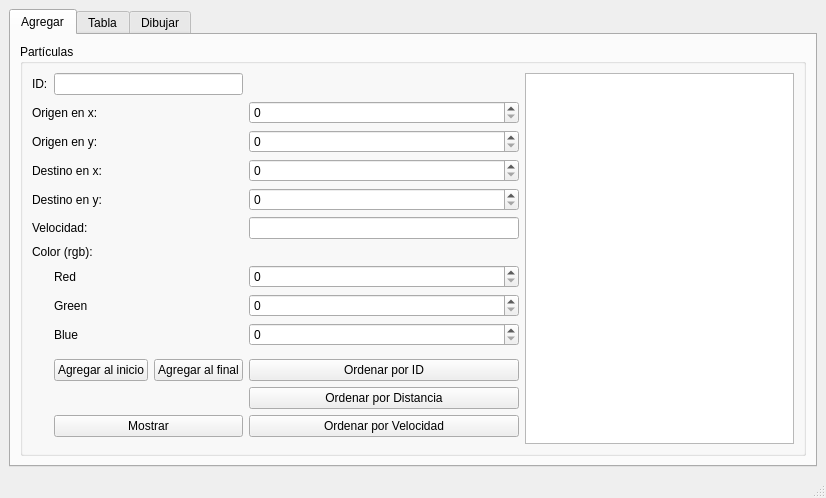
<?xml version="1.0" encoding="UTF-8"?>
<ui version="4.0">
 <class>MainWindow</class>
 <widget class="QMainWindow" name="MainWindow">
  <property name="geometry">
   <rect>
    <x>0</x>
    <y>0</y>
    <width>826</width>
    <height>456</height>
   </rect>
  </property>
  <property name="windowTitle">
   <string>Capturador de partículas</string>
  </property>
  <widget class="QWidget" name="centralwidget">
   <layout class="QGridLayout" name="gridLayout_3">
    <item row="0" column="0">
     <widget class="QTabWidget" name="tabWidget">
      <property name="currentIndex">
       <number>0</number>
      </property>
      <widget class="QWidget" name="tab">
       <attribute name="title">
        <string>Agregar</string>
       </attribute>
       <layout class="QGridLayout" name="gridLayout_2">
        <item row="0" column="0">
         <widget class="QGroupBox" name="groupBox_2">
          <property name="title">
           <string>Partículas</string>
          </property>
          <layout class="QGridLayout" name="gridLayout">
           <item row="0" column="4" rowspan="15">
            <widget class="QPlainTextEdit" name="plainTextEdit"/>
           </item>
           <item row="4" column="3">
            <widget class="QSpinBox" name="spinBox_11">
             <property name="maximum">
              <number>500</number>
             </property>
            </widget>
           </item>
           <item row="1" column="3">
            <widget class="QSpinBox" name="spinBox_13">
             <property name="maximum">
              <number>500</number>
             </property>
            </widget>
           </item>
           <item row="6" column="0" colspan="2">
            <widget class="QLabel" name="label_26">
             <property name="text">
              <string>Color (rgb):</string>
             </property>
            </widget>
           </item>
           <item row="2" column="3">
            <widget class="QSpinBox" name="spinBox_16">
             <property name="maximum">
              <number>500</number>
             </property>
            </widget>
           </item>
           <item row="8" column="1">
            <widget class="QLabel" name="label_24">
             <property name="text">
              <string>Green</string>
             </property>
            </widget>
           </item>
           <item row="3" column="0" colspan="2">
            <widget class="QLabel" name="label_27">
             <property name="text">
              <string>Destino en x:</string>
             </property>
            </widget>
           </item>
           <item row="7" column="1">
            <widget class="QLabel" name="label_22">
             <property name="text">
              <string>Red</string>
             </property>
            </widget>
           </item>
           <item row="0" column="0">
            <widget class="QLabel" name="label_23">
             <property name="text">
              <string>ID:</string>
             </property>
            </widget>
           </item>
           <item row="5" column="3">
            <widget class="QLineEdit" name="lineEdit"/>
           </item>
           <item row="8" column="3">
            <widget class="QSpinBox" name="spinBox_10">
             <property name="maximum">
              <number>255</number>
             </property>
            </widget>
           </item>
           <item row="2" column="0" colspan="2">
            <widget class="QLabel" name="label_29">
             <property name="text">
              <string>Origen en y:</string>
             </property>
            </widget>
           </item>
           <item row="1" column="0" colspan="2">
            <widget class="QLabel" name="label_21">
             <property name="text">
              <string>Origen en x:</string>
             </property>
            </widget>
           </item>
           <item row="5" column="0" colspan="2">
            <widget class="QLabel" name="label_30">
             <property name="text">
              <string>Velocidad:</string>
             </property>
            </widget>
           </item>
           <item row="9" column="3">
            <widget class="QSpinBox" name="spinBox_14">
             <property name="maximum">
              <number>255</number>
             </property>
            </widget>
           </item>
           <item row="4" column="0" colspan="2">
            <widget class="QLabel" name="label_25">
             <property name="text">
              <string>Destino en y:</string>
             </property>
            </widget>
           </item>
           <item row="3" column="3">
            <widget class="QSpinBox" name="spinBox_15">
             <property name="maximum">
              <number>500</number>
             </property>
            </widget>
           </item>
           <item row="0" column="1" colspan="2">
            <widget class="QLineEdit" name="lineEdit_2"/>
           </item>
           <item row="9" column="1">
            <widget class="QLabel" name="label_28">
             <property name="text">
              <string>Blue</string>
             </property>
            </widget>
           </item>
           <item row="7" column="3">
            <widget class="QSpinBox" name="spinBox_9">
             <property name="maximum">
              <number>255</number>
             </property>
            </widget>
           </item>
           <item row="11" column="3">
            <widget class="QPushButton" name="ordenar_id_pushButton">
             <property name="text">
              <string>Ordenar por ID</string>
             </property>
            </widget>
           </item>
           <item row="12" column="3">
            <widget class="QPushButton" name="ordenar_distancia_pushButton">
             <property name="text">
              <string>Ordenar por Distancia</string>
             </property>
            </widget>
           </item>
           <item row="13" column="3">
            <widget class="QPushButton" name="ordenar_velocidad_pushButton">
             <property name="text">
              <string>Ordenar por Velocidad</string>
             </property>
            </widget>
           </item>
           <item row="11" column="2">
            <widget class="QPushButton" name="pushButton">
             <property name="text">
              <string>Agregar al final</string>
             </property>
            </widget>
           </item>
           <item row="11" column="1">
            <widget class="QPushButton" name="pushButton_3">
             <property name="text">
              <string>Agregar al inicio</string>
             </property>
            </widget>
           </item>
           <item row="13" column="1" colspan="2">
            <widget class="QPushButton" name="pushButton_4">
             <property name="text">
              <string>Mostrar</string>
             </property>
            </widget>
           </item>
          </layout>
         </widget>
        </item>
       </layout>
      </widget>
      <widget class="QWidget" name="tab_2">
       <attribute name="title">
        <string>Tabla</string>
       </attribute>
       <layout class="QGridLayout" name="gridLayout_4">
        <item row="0" column="0" colspan="4">
         <widget class="QTableWidget" name="tabla"/>
        </item>
        <item row="1" column="3">
         <widget class="QPushButton" name="mostrar_tabla_pushButton">
          <property name="text">
           <string>Mostrar </string>
          </property>
         </widget>
        </item>
        <item row="1" column="0" colspan="2">
         <widget class="QLineEdit" name="buscar_lineEdit"/>
        </item>
        <item row="1" column="2">
         <widget class="QPushButton" name="buscar_pushButton">
          <property name="text">
           <string>Buscar</string>
          </property>
         </widget>
        </item>
       </layout>
      </widget>
      <widget class="QWidget" name="tab_3">
       <attribute name="title">
        <string>Dibujar</string>
       </attribute>
       <layout class="QGridLayout" name="gridLayout_5">
        <item row="0" column="0" colspan="2">
         <widget class="QGraphicsView" name="graphicsView"/>
        </item>
        <item row="1" column="0">
         <widget class="QPushButton" name="dibujar">
          <property name="text">
           <string>Dibujar</string>
          </property>
         </widget>
        </item>
        <item row="1" column="1">
         <widget class="QPushButton" name="limpiar">
          <property name="text">
           <string>Limpiar</string>
          </property>
         </widget>
        </item>
       </layout>
      </widget>
     </widget>
    </item>
   </layout>
  </widget>
  <widget class="QStatusBar" name="statusbar"/>
  <action name="actionAbrir">
   <property name="text">
    <string>Abrir</string>
   </property>
   <property name="shortcut">
    <string>Ctrl+O</string>
   </property>
  </action>
  <action name="actionGuardar">
   <property name="text">
    <string>Guardar</string>
   </property>
   <property name="shortcut">
    <string>Ctrl+S</string>
   </property>
  </action>
 </widget>
 <resources/>
 <connections/>
</ui>
